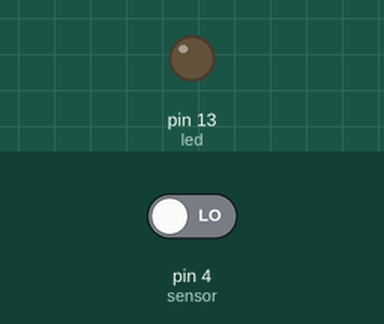
Recording of a sketch running on a simulated Arduino Uno, built with avr-gcc and run on an emulated ATmega328P. Shown: output pins drawn as LEDs (lit = HIGH). Dashed ring = blinking. The test bench sets the inputs (shaded band); at power-on: pin 4 (sensor) LOW.

Above: at 1.2 s.
1.3 s: pin 4 (sensor) driven HIGH
At 1.55 s:
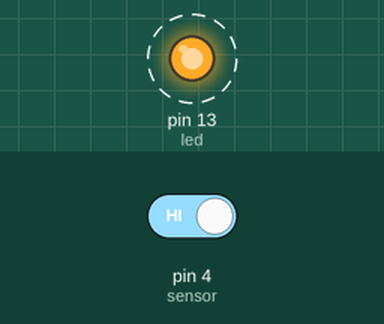
4.3 s: pin 4 (sensor) driven LOW
At 4.3 s:
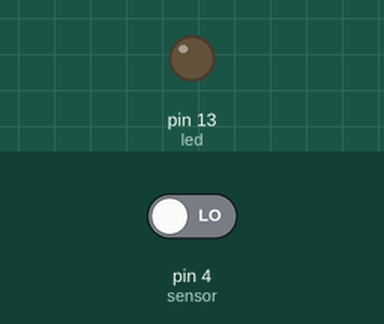
Timing chart, 0 to 7.3 s (numbered marks = the images above; inputs shaded):
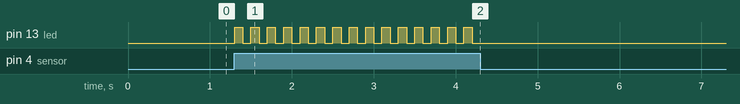

Measured:
- after the input at 1.3 s, pin 13 (led): alternates HIGH for 0.10 s and LOW for 0.10 s, starting at once
- after the input at 4.3 s, pin 13 (led): stops changing and stays LOW

The sketch:

SensorCapacitivo.ino
```cpp
/*

                O objetivo deste programa é demonstrar o uso do sensor capacitivo, que gera um pulso positivo quando o dedo toca no sensor. Ele funciona basicamente como um
         botão. Logo, o programa para usá-lo é bem simples.

                Na simulação o circuito e o programa funcionaram como esperado.

*/

// Mapeamento de hardware
#define sensor 4
#define led 13

void setup() {

    pinMode(sensor, INPUT);
    pinMode(led, OUTPUT);
} // end void setup

void loop() {

    if(digitalRead(sensor))
        digitalWrite(led, !digitalRead(led));

    delay(100);
} // end void loop
```
